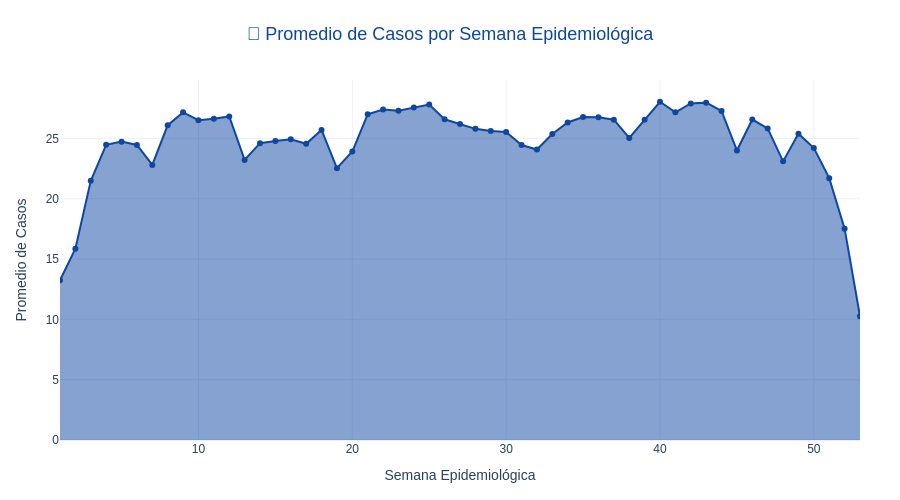

Write notebook code for a chart like this one.
### Code cell
"""
Distribución de casos por semana epidemiológica (promedio anual).
"""
casos_por_semana = df.groupby('Semana')['Casos_semana'].mean().reset_index()
casos_por_semana.columns = ['Semana', 'Promedio_Casos']

fig = px.area(
    casos_por_semana,
    x='Semana',
    y='Promedio_Casos',
    markers=True
)

fig.update_traces(fill='tozeroy', line_color=COLORS['primary'])
fig = style_plotly_figure(fig, '📆 Promedio de Casos por Semana Epidemiológica')
fig.update_layout(
    xaxis_title='Semana Epidemiológica',
    yaxis_title='Promedio de Casos'
)
fig.show(config=PLOT_CONFIG)

### Figure 1 — Plotly figure (JSON) as saved in the notebook; plotly's stock layout.template omitted (floating-point values rounded to 4 significant figures)
{"data": [{"fill": "tozeroy", "fillpattern": {"shape": ""}, "hovertemplate": "Semana=%{x}<br>Promedio_Casos=%{y}<extra></extra>", "legendgroup": "", "line": {"color": "#0D47A1"}, "marker": {"symbol": "circle"}, "mode": "lines+markers", "name": "", "orientation": "v", "showlegend": false, "stackgroup": "1", "type": "scatter", "x": [1, 2, 3, 4, 5, 6, 7, 8, 9, 10, 11, 12, 13, 14, 15, 16, 17, 18, 19, 20, 21, 22, 23, 24, 25, 26, 27, 28, 29, 30, 31, 32, 33, 34, 35, 36, 37, 38, 39, 40, 41, 42, 43, 44, 45, 46, 47, 48, 49, 50, 51, 52, 53], "xaxis": "x", "y": [13.23, 15.86, 21.49, 24.47, 24.73, 24.45, 22.8, 26.09, 27.16, 26.51, 26.62, 26.82, 23.22, 24.6, 24.79, 24.92, 24.55, 25.7, 22.53, 23.91, 26.99, 27.39, 27.3, 27.55, 27.81, 26.59, 26.2, 25.79, 25.61, 25.53, 24.45, 24.08, 25.36, 26.32, 26.77, 26.75, 26.55, 25.04, 26.54, 28.04, 27.16, 27.89, 27.97, 27.28, 24.0, 26.57, 25.83, 23.1, 25.39, 24.2, 21.7, 17.52, 10.25], "yaxis": "y"}], "layout": {"font": {"family": "Arial, sans-serif", "size": 12}, "height": 500, "legend": {"orientation": "h", "tracegroupgap": 0, "x": 1, "xanchor": "right", "y": 1.02, "yanchor": "bottom"}, "margin": {"b": 60, "l": 60, "r": 40, "t": 80}, "paper_bgcolor": "white", "plot_bgcolor": "white", "title": {"font": {"color": "#0D47A1", "size": 18}, "text": "📆 Promedio de Casos por Semana Epidemiológica", "x": 0.5, "xanchor": "center"}, "xaxis": {"anchor": "y", "domain": [0, 1], "title": {"text": "Semana Epidemiológica"}}, "yaxis": {"anchor": "x", "domain": [0, 1], "title": {"text": "Promedio de Casos"}}}}
